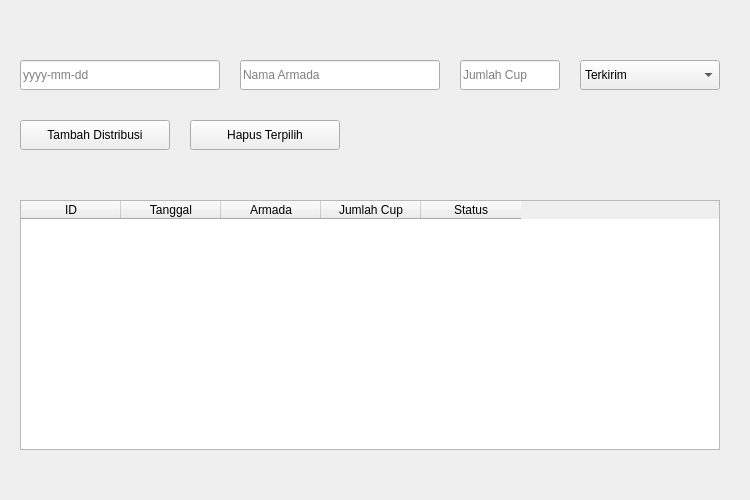
<?xml version="1.0" encoding="UTF-8"?>
<ui version="4.0">
 <class>DistribusiWindow</class>
 <widget class="QWidget" name="DistribusiWindow">
  <property name="geometry">
   <rect>
    <x>0</x>
    <y>0</y>
    <width>750</width>
    <height>500</height>
   </rect>
  </property>
  <property name="windowTitle">
   <string>Distribusi Armada</string>
  </property>

  <widget class="QLabel" name="labelJudul">
   <property name="geometry">
    <rect>
     <x>20</x>
     <y>10</y>
     <width>300</width>
     <height>30</height>
    </rect>
   </property>
   <property name="text">
    <string><b>Manajemen Distribusi Armada</b></string>
   </property>
  </widget>

  <widget class="QTableWidget" name="tableDistribusi">
   <property name="geometry">
    <rect>
     <x>20</x>
     <y>200</y>
     <width>700</width>
     <height>250</height>
    </rect>
   </property>
   <column>
    <property name="text">
     <string>ID</string>
    </property>
   </column>
   <column>
    <property name="text">
     <string>Tanggal</string>
    </property>
   </column>
   <column>
    <property name="text">
     <string>Armada</string>
    </property>
   </column>
   <column>
    <property name="text">
     <string>Jumlah Cup</string>
    </property>
   </column>
   <column>
    <property name="text">
     <string>Status</string>
    </property>
   </column>
  </widget>

  <widget class="QLineEdit" name="inputTanggal">
   <property name="geometry">
    <rect>
     <x>20</x>
     <y>60</y>
     <width>200</width>
     <height>30</height>
    </rect>
   </property>
   <property name="placeholderText">
    <string>yyyy-mm-dd</string>
   </property>
  </widget>

  <widget class="QLineEdit" name="inputArmada">
   <property name="geometry">
    <rect>
     <x>240</x>
     <y>60</y>
     <width>200</width>
     <height>30</height>
    </rect>
   </property>
   <property name="placeholderText">
    <string>Nama Armada</string>
   </property>
  </widget>

  <widget class="QLineEdit" name="inputJumlah">
   <property name="geometry">
    <rect>
     <x>460</x>
     <y>60</y>
     <width>100</width>
     <height>30</height>
    </rect>
   </property>
   <property name="placeholderText">
    <string>Jumlah Cup</string>
   </property>
  </widget>

  <widget class="QComboBox" name="comboStatus">
   <property name="geometry">
    <rect>
     <x>580</x>
     <y>60</y>
     <width>140</width>
     <height>30</height>
    </rect>
   </property>
   <item>
    <property name="text">
     <string>Terkirim</string>
    </property>
   </item>
   <item>
    <property name="text">
     <string>Kembali</string>
    </property>
   </item>
   <item>
    <property name="text">
     <string>Terjual</string>
    </property>
   </item>
  </widget>

  <widget class="QPushButton" name="btnTambah">
   <property name="geometry">
    <rect>
     <x>20</x>
     <y>120</y>
     <width>150</width>
     <height>30</height>
    </rect>
   </property>
   <property name="text">
    <string>Tambah Distribusi</string>
   </property>
  </widget>

  <widget class="QPushButton" name="btnHapus">
   <property name="geometry">
    <rect>
     <x>190</x>
     <y>120</y>
     <width>150</width>
     <height>30</height>
    </rect>
   </property>
   <property name="text">
    <string>Hapus Terpilih</string>
   </property>
  </widget>

 </widget>
 <resources/>
 <connections/>
</ui>
